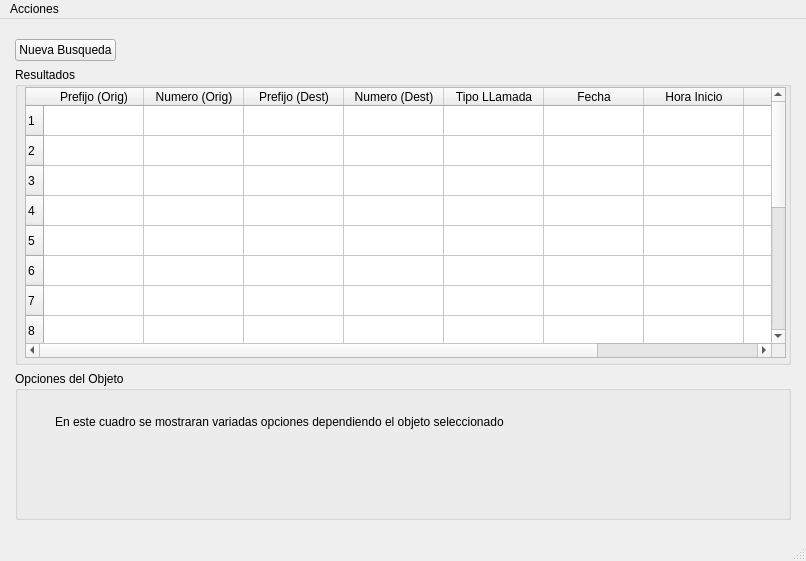
<?xml version="1.0" encoding="UTF-8"?>
<ui version="4.0">
 <class>MainWindow</class>
 <widget class="QMainWindow" name="MainWindow">
  <property name="geometry">
   <rect>
    <x>0</x>
    <y>0</y>
    <width>806</width>
    <height>561</height>
   </rect>
  </property>
  <property name="windowTitle">
   <string>MainWindow</string>
  </property>
  <widget class="QWidget" name="centralwidget">
   <widget class="QWidget" name="">
    <property name="geometry">
     <rect>
      <x>10</x>
      <y>10</y>
      <width>791</width>
      <height>501</height>
     </rect>
    </property>
    <layout class="QVBoxLayout" name="verticalLayout" stretch="0,2,1">
     <property name="leftMargin">
      <number>5</number>
     </property>
     <property name="topMargin">
      <number>10</number>
     </property>
     <property name="rightMargin">
      <number>10</number>
     </property>
     <property name="bottomMargin">
      <number>10</number>
     </property>
     <item>
      <layout class="QHBoxLayout" name="horizontalLayout">
       <item>
        <widget class="QPushButton" name="pushButton">
         <property name="text">
          <string>Nueva Busqueda</string>
         </property>
        </widget>
       </item>
       <item>
        <spacer name="horizontalSpacer">
         <property name="orientation">
          <enum>Qt::Horizontal</enum>
         </property>
         <property name="sizeHint" stdset="0">
          <size>
           <width>658</width>
           <height>20</height>
          </size>
         </property>
        </spacer>
       </item>
      </layout>
     </item>
     <item>
      <widget class="QGroupBox" name="groupBox">
       <property name="title">
        <string>Resultados</string>
       </property>
       <widget class="QTableWidget" name="tableWidget">
        <property name="geometry">
         <rect>
          <x>10</x>
          <y>20</y>
          <width>761</width>
          <height>271</height>
         </rect>
        </property>
        <property name="rowCount">
         <number>15</number>
        </property>
        <property name="columnCount">
         <number>9</number>
        </property>
        <row>
         <property name="text">
          <string>1</string>
         </property>
        </row>
        <row>
         <property name="text">
          <string>2</string>
         </property>
        </row>
        <row/>
        <row/>
        <row/>
        <row/>
        <row/>
        <row/>
        <row/>
        <row/>
        <row/>
        <row/>
        <row/>
        <row/>
        <row/>
        <column>
         <property name="text">
          <string>Prefijo (Orig)</string>
         </property>
        </column>
        <column>
         <property name="text">
          <string>Numero (Orig)</string>
         </property>
        </column>
        <column>
         <property name="text">
          <string>Prefijo (Dest)</string>
         </property>
        </column>
        <column>
         <property name="text">
          <string>Numero (Dest)</string>
         </property>
        </column>
        <column>
         <property name="text">
          <string>Tipo LLamada</string>
         </property>
        </column>
        <column>
         <property name="text">
          <string>Fecha</string>
         </property>
        </column>
        <column>
         <property name="text">
          <string>Hora Inicio</string>
         </property>
        </column>
        <column/>
        <column/>
       </widget>
      </widget>
     </item>
     <item>
      <widget class="QGroupBox" name="groupBox_2">
       <property name="title">
        <string>Opciones del Objeto</string>
       </property>
       <widget class="QLabel" name="label">
        <property name="geometry">
         <rect>
          <x>40</x>
          <y>30</y>
          <width>481</width>
          <height>41</height>
         </rect>
        </property>
        <property name="text">
         <string>En este cuadro se mostraran variadas opciones dependiendo el objeto seleccionado</string>
        </property>
       </widget>
      </widget>
     </item>
    </layout>
   </widget>
  </widget>
  <widget class="QMenuBar" name="menubar">
   <property name="geometry">
    <rect>
     <x>0</x>
     <y>0</y>
     <width>806</width>
     <height>21</height>
    </rect>
   </property>
   <widget class="QMenu" name="menuAcciones">
    <property name="title">
     <string>Acciones</string>
    </property>
    <addaction name="actionGuardar_Resultados"/>
   </widget>
   <addaction name="menuAcciones"/>
  </widget>
  <widget class="QStatusBar" name="statusbar"/>
  <action name="actionGuardar_Resultados">
   <property name="text">
    <string>Guardar Resultados...</string>
   </property>
  </action>
 </widget>
 <resources/>
 <connections/>
</ui>
